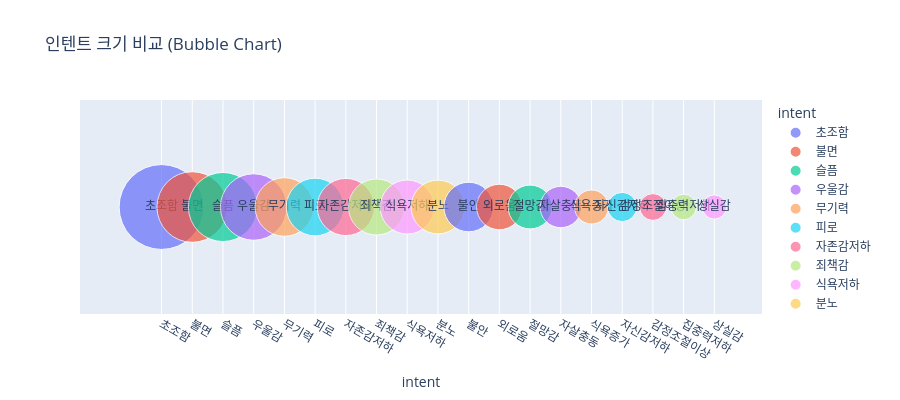

Notebook cell for this chart:
### Code cell
# Plotly에서는 scatter를 활용해 버블 차트를 구현합니다.
fig = px.scatter(intent_counts, 
                 x='intent', 
                 y=[1]*len(intent_counts), # 일렬 배치를 위해 y값을 고정
                 size='count', 
                 color='intent',
                 text='intent',
                 size_max=60,
                 title='인텐트 크기 비교 (Bubble Chart)')

fig.update_layout(yaxis={'visible': False}, height=400)
fig.show()

### Figure 1 — Plotly figure (JSON) as saved in the notebook; plotly's stock layout.template omitted (floating-point values rounded to 4 significant figures)
{"data": [{"hovertemplate": "intent=%{text}<br>y=%{y}<br>count=%{marker.size}<extra></extra>", "legendgroup": "초조함", "marker": {"color": "#636efa", "size": [2696], "sizemode": "area", "sizeref": 0.7489, "symbol": "circle"}, "mode": "markers+text", "name": "초조함", "orientation": "v", "showlegend": true, "text": ["초조함"], "type": "scatter", "x": ["초조함"], "xaxis": "x", "y": [1], "yaxis": "y"}, {"hovertemplate": "intent=%{text}<br>y=%{y}<br>count=%{marker.size}<extra></extra>", "legendgroup": "불면", "marker": {"color": "#EF553B", "size": [1867], "sizemode": "area", "sizeref": 0.7489, "symbol": "circle"}, "mode": "markers+text", "name": "불면", "orientation": "v", "showlegend": true, "text": ["불면"], "type": "scatter", "x": ["불면"], "xaxis": "x", "y": [1], "yaxis": "y"}, {"hovertemplate": "intent=%{text}<br>y=%{y}<br>count=%{marker.size}<extra></extra>", "legendgroup": "슬픔", "marker": {"color": "#00cc96", "size": [1789], "sizemode": "area", "sizeref": 0.7489, "symbol": "circle"}, "mode": "markers+text", "name": "슬픔", "orientation": "v", "showlegend": true, "text": ["슬픔"], "type": "scatter", "x": ["슬픔"], "xaxis": "x", "y": [1], "yaxis": "y"}, {"hovertemplate": "intent=%{text}<br>y=%{y}<br>count=%{marker.size}<extra></extra>", "legendgroup": "우울감", "marker": {"color": "#ab63fa", "size": [1656], "sizemode": "area", "sizeref": 0.7489, "symbol": "circle"}, "mode": "markers+text", "name": "우울감", "orientation": "v", "showlegend": true, "text": ["우울감"], "type": "scatter", "x": ["우울감"], "xaxis": "x", "y": [1], "yaxis": "y"}, {"hovertemplate": "intent=%{text}<br>y=%{y}<br>count=%{marker.size}<extra></extra>", "legendgroup": "무기력", "marker": {"color": "#FFA15A", "size": [1287], "sizemode": "area", "sizeref": 0.7489, "symbol": "circle"}, "mode": "markers+text", "name": "무기력", "orientation": "v", "showlegend": true, "text": ["무기력"], "type": "scatter", "x": ["무기력"], "xaxis": "x", "y": [1], "yaxis": "y"}, {"hovertemplate": "intent=%{text}<br>y=%{y}<br>count=%{marker.size}<extra></extra>", "legendgroup": "피로", "marker": {"color": "#19d3f3", "size": [1245], "sizemode": "area", "sizeref": 0.7489, "symbol": "circle"}, "mode": "markers+text", "name": "피로", "orientation": "v", "showlegend": true, "text": ["피로"], "type": "scatter", "x": ["피로"], "xaxis": "x", "y": [1], "yaxis": "y"}, {"hovertemplate": "intent=%{text}<br>y=%{y}<br>count=%{marker.size}<extra></extra>", "legendgroup": "자존감저하", "marker": {"color": "#FF6692", "size": [1227], "sizemode": "area", "sizeref": 0.7489, "symbol": "circle"}, "mode": "markers+text", "name": "자존감저하", "orientation": "v", "showlegend": true, "text": ["자존감저하"], "type": "scatter", "x": ["자존감저하"], "xaxis": "x", "y": [1], "yaxis": "y"}, {"hovertemplate": "intent=%{text}<br>y=%{y}<br>count=%{marker.size}<extra></extra>", "legendgroup": "죄책감", "marker": {"color": "#B6E880", "size": [1178], "sizemode": "area", "sizeref": 0.7489, "symbol": "circle"}, "mode": "markers+text", "name": "죄책감", "orientation": "v", "showlegend": true, "text": ["죄책감"], "type": "scatter", "x": ["죄책감"], "xaxis": "x", "y": [1], "yaxis": "y"}, {"hovertemplate": "intent=%{text}<br>y=%{y}<br>count=%{marker.size}<extra></extra>", "legendgroup": "식욕저하", "marker": {"color": "#FF97FF", "size": [1095], "sizemode": "area", "sizeref": 0.7489, "symbol": "circle"}, "mode": "markers+text", "name": "식욕저하", "orientation": "v", "showlegend": true, "text": ["식욕저하"], "type": "scatter", "x": ["식욕저하"], "xaxis": "x", "y": [1], "yaxis": "y"}, {"hovertemplate": "intent=%{text}<br>y=%{y}<br>count=%{marker.size}<extra></extra>", "legendgroup": "분노", "marker": {"color": "#FECB52", "size": [1083], "sizemode": "area", "sizeref": 0.7489, "symbol": "circle"}, "mode": "markers+text", "name": "분노", "orientation": "v", "showlegend": true, "text": ["분노"], "type": "scatter", "x": ["분노"], "xaxis": "x", "y": [1], "yaxis": "y"}, {"hovertemplate": "intent=%{text}<br>y=%{y}<br>count=%{marker.size}<extra></extra>", "legendgroup": "불안", "marker": {"color": "#636efa", "size": [918], "sizemode": "area", "sizeref": 0.7489, "symbol": "circle"}, "mode": "markers+text", "name": "불안", "orientation": "v", "showlegend": true, "text": ["불안"], "type": "scatter", "x": ["불안"], "xaxis": "x", "y": [1], "yaxis": "y"}, {"hovertemplate": "intent=%{text}<br>y=%{y}<br>count=%{marker.size}<extra></extra>", "legendgroup": "외로움", "marker": {"color": "#EF553B", "size": [776], "sizemode": "area", "sizeref": 0.7489, "symbol": "circle"}, "mode": "markers+text", "name": "외로움", "orientation": "v", "showlegend": true, "text": ["외로움"], "type": "scatter", "x": ["외로움"], "xaxis": "x", "y": [1], "yaxis": "y"}, {"hovertemplate": "intent=%{text}<br>y=%{y}<br>count=%{marker.size}<extra></extra>", "legendgroup": "절망감", "marker": {"color": "#00cc96", "size": [721], "sizemode": "area", "sizeref": 0.7489, "symbol": "circle"}, "mode": "markers+text", "name": "절망감", "orientation": "v", "showlegend": true, "text": ["절망감"], "type": "scatter", "x": ["절망감"], "xaxis": "x", "y": [1], "yaxis": "y"}, {"hovertemplate": "intent=%{text}<br>y=%{y}<br>count=%{marker.size}<extra></extra>", "legendgroup": "자살충동", "marker": {"color": "#ab63fa", "size": [641], "sizemode": "area", "sizeref": 0.7489, "symbol": "circle"}, "mode": "markers+text", "name": "자살충동", "orientation": "v", "showlegend": true, "text": ["자살충동"], "type": "scatter", "x": ["자살충동"], "xaxis": "x", "y": [1], "yaxis": "y"}, {"hovertemplate": "intent=%{text}<br>y=%{y}<br>count=%{marker.size}<extra></extra>", "legendgroup": "식욕증가", "marker": {"color": "#FFA15A", "size": [433], "sizemode": "area", "sizeref": 0.7489, "symbol": "circle"}, "mode": "markers+text", "name": "식욕증가", "orientation": "v", "showlegend": true, "text": ["식욕증가"], "type": "scatter", "x": ["식욕증가"], "xaxis": "x", "y": [1], "yaxis": "y"}, {"hovertemplate": "intent=%{text}<br>y=%{y}<br>count=%{marker.size}<extra></extra>", "legendgroup": "자신감저하", "marker": {"color": "#19d3f3", "size": [320], "sizemode": "area", "sizeref": 0.7489, "symbol": "circle"}, "mode": "markers+text", "name": "자신감저하", "orientation": "v", "showlegend": true, "text": ["자신감저하"], "type": "scatter", "x": ["자신감저하"], "xaxis": "x", "y": [1], "yaxis": "y"}, {"hovertemplate": "intent=%{text}<br>y=%{y}<br>count=%{marker.size}<extra></extra>", "legendgroup": "감정조절이상", "marker": {"color": "#FF6692", "size": [269], "sizemode": "area", "sizeref": 0.7489, "symbol": "circle"}, "mode": "markers+text", "name": "감정조절이상", "orientation": "v", "showlegend": true, "text": ["감정조절이상"], "type": "scatter", "x": ["감정조절이상"], "xaxis": "x", "y": [1], "yaxis": "y"}, {"hovertemplate": "intent=%{text}<br>y=%{y}<br>count=%{marker.size}<extra></extra>", "legendgroup": "집중력저하", "marker": {"color": "#B6E880", "size": [245], "sizemode": "area", "sizeref": 0.7489, "symbol": "circle"}, "mode": "markers+text", "name": "집중력저하", "orientation": "v", "showlegend": true, "text": ["집중력저하"], "type": "scatter", "x": ["집중력저하"], "xaxis": "x", "y": [1], "yaxis": "y"}, {"hovertemplate": "intent=%{text}<br>y=%{y}<br>count=%{marker.size}<extra></extra>", "legendgroup": "상실감", "marker": {"color": "#FF97FF", "size": [220], "sizemode": "area", "sizeref": 0.7489, "symbol": "circle"}, "mode": "markers+text", "name": "상실감", "orientation": "v", "showlegend": true, "text": ["상실감"], "type": "scatter", "x": ["상실감"], "xaxis": "x", "y": [1], "yaxis": "y"}], "layout": {"height": 400, "legend": {"itemsizing": "constant", "title": {"text": "intent"}, "tracegroupgap": 0}, "title": {"text": "인텐트 크기 비교 (Bubble Chart)"}, "xaxis": {"anchor": "y", "categoryarray": ["초조함", "불면", "슬픔", "우울감", "무기력", "피로", "자존감저하", "죄책감", "식욕저하", "분노", "불안", "외로움", "절망감", "자살충동", "식욕증가", "자신감저하", "감정조절이상", "집중력저하", "상실감"], "categoryorder": "array", "domain": [0, 1], "title": {"text": "intent"}}, "yaxis": {"anchor": "x", "domain": [0, 1], "title": {"text": "y"}, "visible": false}}}
